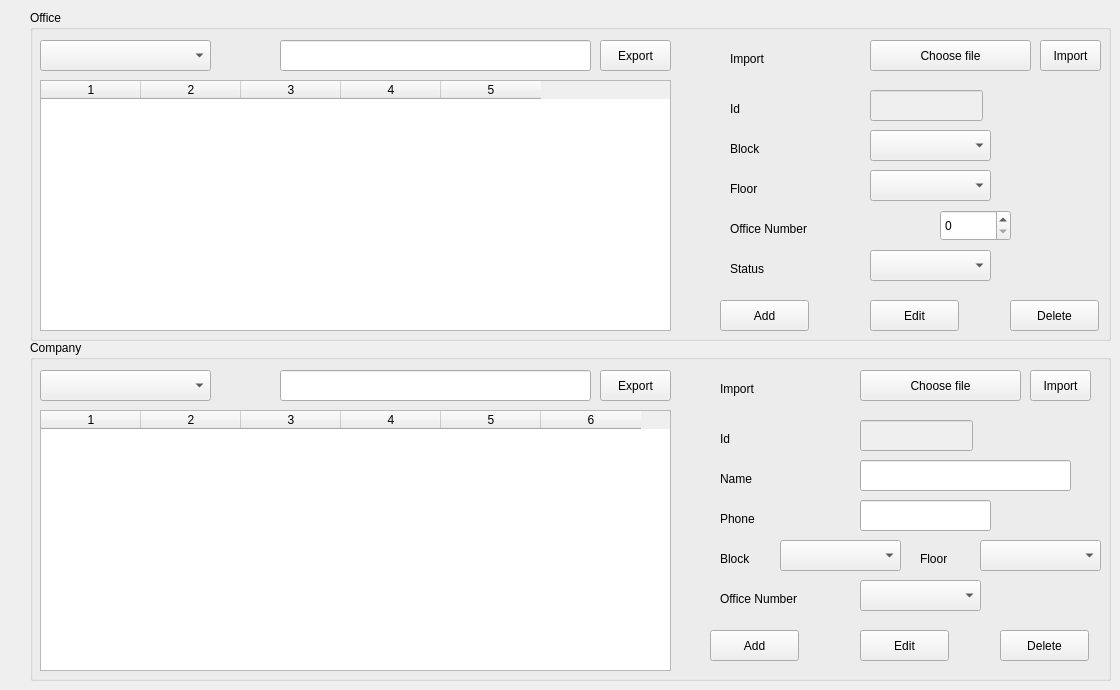
         <widget class="QWidget" name="tab_45">
          <attribute name="title">
           <string>Tab 1</string>
          </attribute>
          <widget class="QGroupBox" name="groupBox_company_table">
           <property name="geometry">
            <rect>
             <x>30</x>
             <y>10</y>
             <width>1081</width>
             <height>331</height>
            </rect>
           </property>
           <property name="title">
            <string>Office</string>
           </property>
           <widget class="QComboBox" name="comboBox_field_search_company_office">
            <property name="geometry">
             <rect>
              <x>10</x>
              <y>30</y>
              <width>171</width>
              <height>31</height>
             </rect>
            </property>
           </widget>
           <widget class="QLineEdit" name="lineEdit_line_search_company_office">
            <property name="geometry">
             <rect>
              <x>250</x>
              <y>30</y>
              <width>311</width>
              <height>31</height>
             </rect>
            </property>
           </widget>
           <widget class="QTableWidget" name="tableWidget_company_apartment_table_office">
            <property name="geometry">
             <rect>
              <x>10</x>
              <y>70</y>
              <width>631</width>
              <height>251</height>
             </rect>
            </property>
            <property name="columnCount">
             <number>5</number>
            </property>
            <column/>
            <column/>
            <column/>
            <column/>
            <column/>
           </widget>
           <widget class="QLabel" name="label_192">
            <property name="geometry">
             <rect>
              <x>700</x>
              <y>40</y>
              <width>67</width>
              <height>17</height>
             </rect>
            </property>
            <property name="text">
             <string>Import</string>
            </property>
           </widget>
           <widget class="QPushButton" name="pushButton_select_file_company_office">
            <property name="geometry">
             <rect>
              <x>840</x>
              <y>30</y>
              <width>161</width>
              <height>31</height>
             </rect>
            </property>
            <property name="text">
             <string>Choose file</string>
            </property>
           </widget>
           <widget class="QPushButton" name="pushButton_import_file_company_office">
            <property name="geometry">
             <rect>
              <x>1010</x>
              <y>30</y>
              <width>61</width>
              <height>31</height>
             </rect>
            </property>
            <property name="text">
             <string>Import</string>
            </property>
           </widget>
           <widget class="QLabel" name="label_193">
            <property name="geometry">
             <rect>
              <x>700</x>
              <y>90</y>
              <width>67</width>
              <height>17</height>
             </rect>
            </property>
            <property name="text">
             <string>Id</string>
            </property>
           </widget>
           <widget class="QLineEdit" name="lineEdit_company_office_id">
            <property name="enabled">
             <bool>false</bool>
            </property>
            <property name="geometry">
             <rect>
              <x>840</x>
              <y>80</y>
              <width>113</width>
              <height>31</height>
             </rect>
            </property>
           </widget>
           <widget class="QLabel" name="label_194">
            <property name="geometry">
             <rect>
              <x>700</x>
              <y>130</y>
              <width>67</width>
              <height>17</height>
             </rect>
            </property>
            <property name="text">
             <string>Block</string>
            </property>
           </widget>
           <widget class="QComboBox" name="comboBox_company_office_building">
            <property name="geometry">
             <rect>
              <x>840</x>
              <y>120</y>
              <width>121</width>
              <height>31</height>
             </rect>
            </property>
           </widget>
           <widget class="QLabel" name="label_195">
            <property name="geometry">
             <rect>
              <x>700</x>
              <y>170</y>
              <width>67</width>
              <height>17</height>
             </rect>
            </property>
            <property name="text">
             <string>Floor</string>
            </property>
           </widget>
           <widget class="QComboBox" name="comboBox_company_office_floor">
            <property name="geometry">
             <rect>
              <x>840</x>
              <y>160</y>
              <width>121</width>
              <height>31</height>
             </rect>
            </property>
           </widget>
           <widget class="QSpinBox" name="spinBox__company_office_number">
            <property name="geometry">
             <rect>
              <x>910</x>
              <y>200</y>
              <width>71</width>
              <height>31</height>
             </rect>
            </property>
           </widget>
           <widget class="QLabel" name="label_196">
            <property name="geometry">
             <rect>
              <x>700</x>
              <y>210</y>
              <width>101</width>
              <height>17</height>
             </rect>
            </property>
            <property name="text">
             <string>Office Number</string>
            </property>
           </widget>
           <widget class="QLabel" name="label_197">
            <property name="geometry">
             <rect>
              <x>700</x>
              <y>250</y>
              <width>67</width>
              <height>17</height>
             </rect>
            </property>
            <property name="text">
             <string>Status</string>
            </property>
           </widget>
           <widget class="QComboBox" name="comboBox_company_office_status">
            <property name="geometry">
             <rect>
              <x>840</x>
              <y>240</y>
              <width>121</width>
              <height>31</height>
             </rect>
            </property>
           </widget>
           <widget class="QPushButton" name="pushButton_company_office_add">
            <property name="geometry">
             <rect>
              <x>690</x>
              <y>290</y>
              <width>89</width>
              <height>31</height>
             </rect>
            </property>
            <property name="text">
             <string>Add</string>
            </property>
           </widget>
           <widget class="QPushButton" name="pushButton_company_office_edit">
            <property name="geometry">
             <rect>
              <x>840</x>
              <y>290</y>
              <width>89</width>
              <height>31</height>
             </rect>
            </property>
            <property name="text">
             <string>Edit</string>
            </property>
           </widget>
           <widget class="QPushButton" name="pushButton_company_office_delete">
            <property name="geometry">
             <rect>
              <x>980</x>
              <y>290</y>
              <width>89</width>
              <height>31</height>
             </rect>
            </property>
            <property name="text">
             <string>Delete</string>
            </property>
           </widget>
           <widget class="QLabel" name="label_prefix_office_number">
            <property name="geometry">
             <rect>
              <x>840</x>
              <y>200</y>
              <width>31</width>
              <height>31</height>
             </rect>
            </property>
            <property name="text">
             <string/>
            </property>
           </widget>
           <widget class="QPushButton" name="pushButton_export_office">
            <property name="geometry">
             <rect>
              <x>570</x>
              <y>30</y>
              <width>71</width>
              <height>31</height>
             </rect>
            </property>
            <property name="text">
             <string>Export</string>
            </property>
           </widget>
          </widget>
          <widget class="QGroupBox" name="groupBox_company_manage">
           <property name="geometry">
            <rect>
             <x>30</x>
             <y>340</y>
             <width>1081</width>
             <height>341</height>
            </rect>
           </property>
           <property name="title">
            <string>Company</string>
           </property>
           <widget class="QLineEdit" name="lineEdit_line_search_company_apartment">
            <property name="geometry">
             <rect>
              <x>250</x>
              <y>30</y>
              <width>311</width>
              <height>31</height>
             </rect>
            </property>
           </widget>
           <widget class="QComboBox" name="comboBox_field_search_company_apartment">
            <property name="geometry">
             <rect>
              <x>10</x>
              <y>30</y>
              <width>171</width>
              <height>31</height>
             </rect>
            </property>
           </widget>
           <widget class="QTableWidget" name="tableWidget_company_apartment_table">
            <property name="geometry">
             <rect>
              <x>10</x>
              <y>70</y>
              <width>631</width>
              <height>261</height>
             </rect>
            </property>
            <property name="columnCount">
             <number>6</number>
            </property>
            <column/>
            <column/>
            <column/>
            <column/>
            <column/>
            <column/>
           </widget>
           <widget class="QLabel" name="label_198">
            <property name="geometry">
             <rect>
              <x>690</x>
              <y>40</y>
              <width>67</width>
              <height>17</height>
             </rect>
            </property>
            <property name="text">
             <string>Import</string>
            </property>
           </widget>
           <widget class="QPushButton" name="pushButton_select_file_company">
            <property name="geometry">
             <rect>
              <x>830</x>
              <y>30</y>
              <width>161</width>
              <height>31</height>
             </rect>
            </property>
            <property name="text">
             <string>Choose file</string>
            </property>
           </widget>
           <widget class="QPushButton" name="pushButton_import_file_company">
            <property name="geometry">
             <rect>
              <x>1000</x>
              <y>30</y>
              <width>61</width>
              <height>31</height>
             </rect>
            </property>
            <property name="text">
             <string>Import</string>
            </property>
           </widget>
           <widget class="QLineEdit" name="lineEdit_company_id">
            <property name="enabled">
             <bool>false</bool>
            </property>
            <property name="geometry">
             <rect>
              <x>830</x>
              <y>80</y>
              <width>113</width>
              <height>31</height>
             </rect>
            </property>
           </widget>
           <widget class="QLabel" name="label_199">
            <property name="geometry">
             <rect>
              <x>690</x>
              <y>90</y>
              <width>67</width>
              <height>17</height>
             </rect>
            </property>
            <property name="text">
             <string>Id</string>
            </property>
           </widget>
           <widget class="QLineEdit" name="lineEdit_company_name">
            <property name="geometry">
             <rect>
              <x>830</x>
              <y>120</y>
              <width>211</width>
              <height>31</height>
             </rect>
            </property>
           </widget>
           <widget class="QLabel" name="label_200">
            <property name="geometry">
             <rect>
              <x>690</x>
              <y>130</y>
              <width>67</width>
              <height>17</height>
             </rect>
            </property>
            <property name="text">
             <string>Name</string>
            </property>
           </widget>
           <widget class="QLineEdit" name="lineEdit_company_phone">
            <property name="geometry">
             <rect>
              <x>830</x>
              <y>160</y>
              <width>131</width>
              <height>31</height>
             </rect>
            </property>
           </widget>
           <widget class="QLabel" name="label_201">
            <property name="geometry">
             <rect>
              <x>690</x>
              <y>170</y>
              <width>67</width>
              <height>17</height>
             </rect>
            </property>
            <property name="text">
             <string>Phone</string>
            </property>
           </widget>
           <widget class="QLabel" name="label_202">
            <property name="geometry">
             <rect>
              <x>690</x>
              <y>250</y>
              <width>111</width>
              <height>17</height>
             </rect>
            </property>
            <property name="text">
             <string>Office Number</string>
            </property>
           </widget>
           <widget class="QComboBox" name="comboBox_company_office_number">
            <property name="geometry">
             <rect>
              <x>830</x>
              <y>240</y>
              <width>121</width>
              <height>31</height>
             </rect>
            </property>
           </widget>
           <widget class="QPushButton" name="pushButton_company_edit">
            <property name="geometry">
             <rect>
              <x>830</x>
              <y>290</y>
              <width>89</width>
              <height>31</height>
             </rect>
            </property>
            <property name="text">
             <string>Edit</string>
            </property>
           </widget>
           <widget class="QPushButton" name="pushButton_company_add">
            <property name="geometry">
             <rect>
              <x>680</x>
              <y>290</y>
              <width>89</width>
              <height>31</height>
             </rect>
            </property>
            <property name="text">
             <string>Add</string>
            </property>
           </widget>
           <widget class="QPushButton" name="pushButton_company_delete">
            <property name="geometry">
             <rect>
              <x>970</x>
              <y>290</y>
              <width>89</width>
              <height>31</height>
             </rect>
            </property>
            <property name="text">
             <string>Delete</string>
            </property>
           </widget>
           <widget class="QPushButton" name="pushButton_export_company">
            <property name="geometry">
             <rect>
              <x>570</x>
              <y>30</y>
              <width>71</width>
              <height>31</height>
             </rect>
            </property>
            <property name="text">
             <string>Export</string>
            </property>
           </widget>
           <widget class="QComboBox" name="comboBox_company_office_building_company">
            <property name="geometry">
             <rect>
              <x>750</x>
              <y>200</y>
              <width>121</width>
              <height>31</height>
             </rect>
            </property>
           </widget>
           <widget class="QLabel" name="label_203">
            <property name="geometry">
             <rect>
              <x>890</x>
              <y>210</y>
              <width>51</width>
              <height>17</height>
             </rect>
            </property>
            <property name="text">
             <string>Floor</string>
            </property>
           </widget>
           <widget class="QComboBox" name="comboBox_company_office_floor_company">
            <property name="geometry">
             <rect>
              <x>950</x>
              <y>200</y>
              <width>121</width>
              <height>31</height>
             </rect>
            </property>
           </widget>
           <widget class="QLabel" name="label_204">
            <property name="geometry">
             <rect>
              <x>690</x>
              <y>210</y>
              <width>67</width>
              <height>17</height>
             </rect>
            </property>
            <property name="text">
             <string>Block</string>
            </property>
           </widget>
          </widget>
         </widget>
